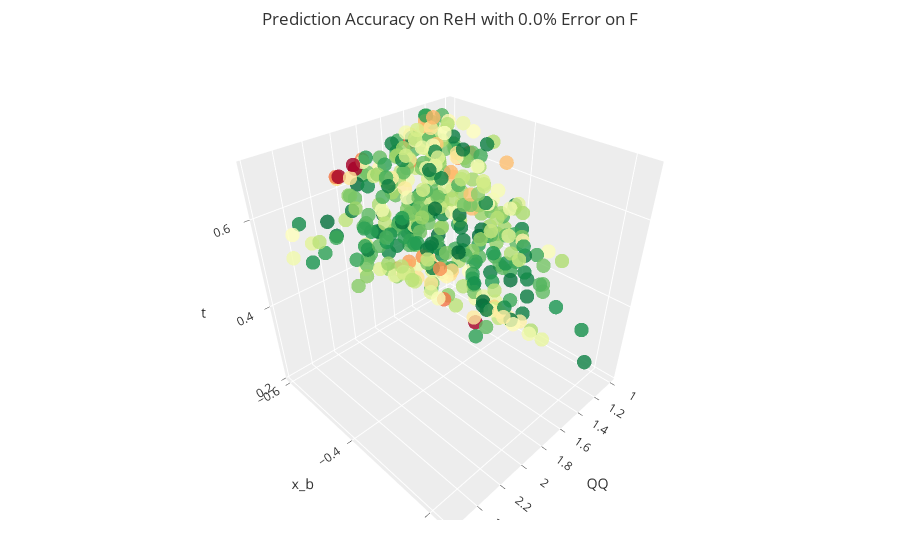

The notebook cell this image was saved under:
### Markdown cell above
# Mega 3D Plots With All Sets

### Code cell
plotInteractive(0.0, 403, 'ReH')

### Figure 1 — Plotly figure (JSON) as saved in the notebook; plotly's stock layout.template omitted (floating-point values rounded to 4 significant figures; data arrays with more than 128 entries replaced by an {"elided": "..."} marker saying what was removed)
{"data": [{"marker": {"color": {"elided": "403 float values"}, "colorscale": [[0, "rgb(165,0,38)"], [0.1, "rgb(215,48,39)"], [0.2, "rgb(244,109,67)"], [0.3, "rgb(253,174,97)"], [0.4, "rgb(254,224,139)"], [0.5, "rgb(255,255,191)"], [0.6, "rgb(217,239,139)"], [0.7, "rgb(166,217,106)"], [0.8, "rgb(102,189,99)"], [0.9, "rgb(26,152,80)"], [1, "rgb(0,104,55)"]], "opacity": 0.8, "size": 5}, "mode": "markers", "type": "scatter3d", "x": {"elided": "403 float values"}, "y": {"elided": "403 float values"}, "z": {"elided": "403 float values"}}], "layout": {"margin": {"b": 40, "l": 0, "r": 0, "t": 50}, "scene": {"aspectmode": "cube", "xaxis": {"title": {"text": "QQ"}}, "yaxis": {"title": {"text": "x_b"}}, "zaxis": {"title": {"text": "t"}}}, "title": {"text": "Prediction Accuracy on ReH with 0.0% Error on F"}}}
